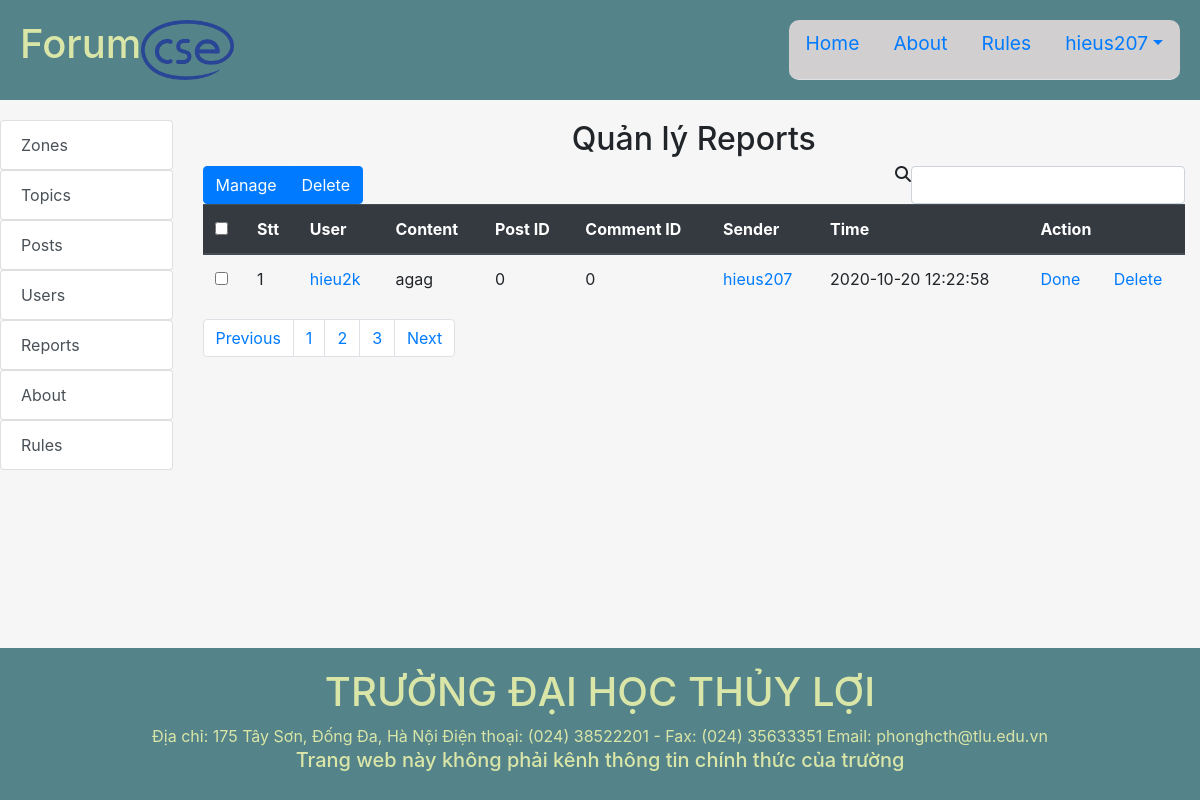
/Forum/index.php?controller=admin&action=reports_index (signed in), run on an earlier commit of the app's database.
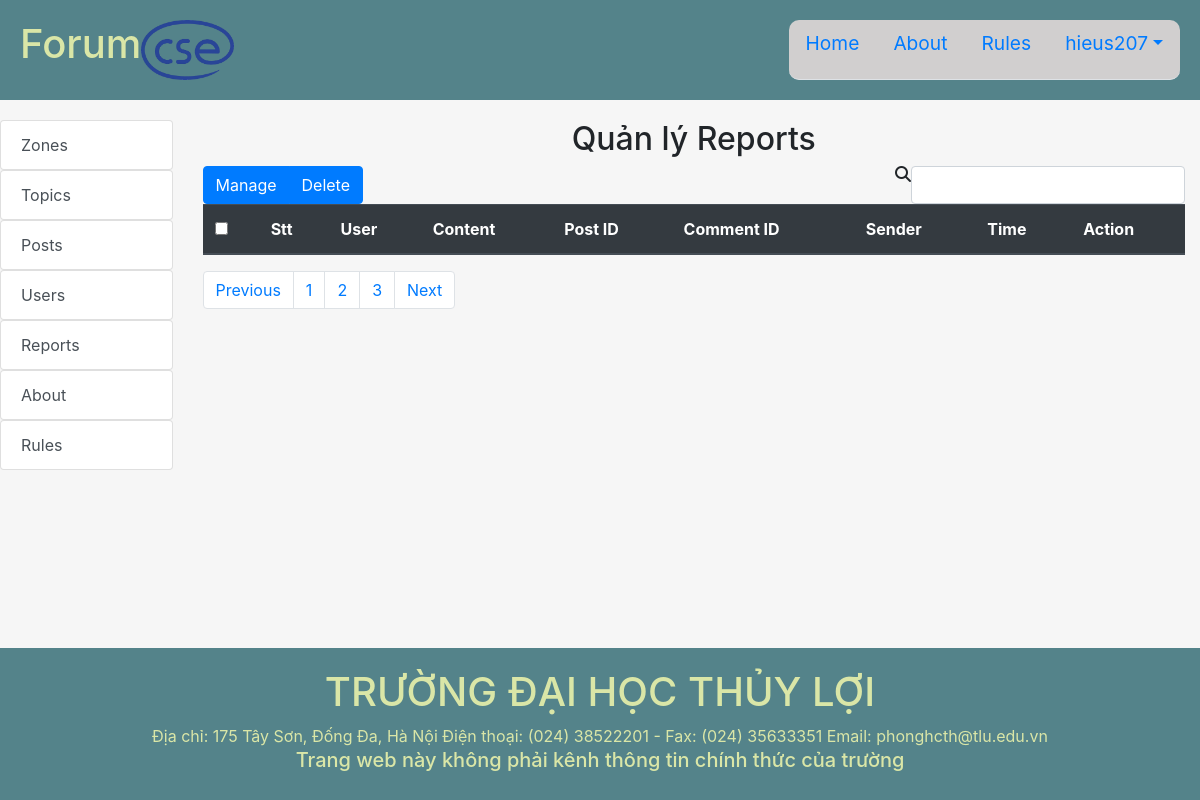
And on a later commit of the database.
### tables this page shows
CREATE TABLE `reports` (
  `rp_id` int(11) NOT NULL,
  `content` varchar(255) NOT NULL,
  `create_at` timestamp NOT NULL DEFAULT current_timestamp(),
  `cm_id` int(11) DEFAULT 0,
  `post_id` int(11) DEFAULT 0,
  `user_id` int(11) DEFAULT 0,
  `us_reported_id` int(11) NOT NULL
);

CREATE TABLE `users` (
  `user_id` int(11) NOT NULL,
  `username` varchar(60) NOT NULL,
  `fullname` varchar(60) NOT NULL,
  `email` varchar(255) NOT NULL,
  `avt` varchar(255) NOT NULL DEFAULT 'none.jpg',
  `password` varchar(255) NOT NULL,
  `code` varchar(255) DEFAULT NULL,
  `create_at` timestamp NOT NULL DEFAULT current_timestamp(),
  `admin` tinyint(4) NOT NULL DEFAULT 0,
  `status` tinyint(4) NOT NULL DEFAULT 0
);

### Forum/controllers/AdminCTL.php (called while the page is built, shortened)
<?php
require_once 'models/UserModel.php';
require_once 'models/ReportModel.php';
require_once 'controllers/ParentCTL.php';
class AdminCTL extends ParentCTL
{
  public function reports_index(){
    global $URL;
    $reportModel = new ReportModel();
    $reports = $reportModel->selectAll();
    $userModel = new UserModel();
    $users = $userModel->selectAll();
    require_once 'views/admin/reports/index.php';
  }
}
?>

### Forum/index.php (called while the page is built, shortened)
<?php
$action = isset($_GET['action']) ? $_GET['action'] : 'index';
$object = new $controller;
$object->$action();
?>

### Forum/path.php (called while the page is built, shortened)
<?php
    $URL="http://localhost:8080/Forum/index.php?controller="
?>

### Forum/models/model.php (called while the page is built, shortened)
<?php
    require_once("path.php");
    function openConnect(){
        $conn=mysqli_connect(HOST,USER,PASS,DB);
        return $conn;
    }
?>

### Forum/models/ReportModel.php (called while the page is built, shortened)
<?php
    require_once("model.php");
    class ReportModel{
        public $connection;
        function ReportModel($content="",$post_id="",$user_id="",$cm_id="",$us_reported_id=""){
            $this->connection=openConnect();
        }
        function selectAll(){
            $sql="SELECT * FROM ". self::TABLE;
            $rs=mysqli_query($this->connection,$sql);
            $result=mysqli_fetch_all($rs,MYSQLI_ASSOC);
            return $result;
        }
    }
?>

### Forum/models/UserModel.php (called while the page is built, shortened)
<?php
    require_once("model.php");
    class UserModel{
        public $connection;
        function UserModel($username='',$fullname='',$email='',$password='',$avt='',$admin='',$status=''){
            $this->connection=openConnect();
        }
        function selectAll($data=[]){
            $sql="SELECT * FROM ". self::TABLE;
            $rs=mysqli_query($this->connection,$sql);
            $result=mysqli_fetch_all($rs,MYSQLI_ASSOC);
            return $result;
        }
    }
?>

### Forum/views/admin/reports/index.php (the view, shortened to what the changed rows need)
<?php include_once("path.php");
global $ROOT_PATH;
global $URL;?>
<?php include($ROOT_PATH."/includes/headerp1.php");?>
<link rel="stylesheet" href="assets/css/admin.css">
<?php include($ROOT_PATH."/includes/headerp2.php");?>
<?php include($ROOT_PATH."/includes/admin_headerp3.php");?>
                <div class="col-md-10">
                    <h2 class="text-center">Quản lý Reports</h2>
                    <div class="list-posted">
                    <form action="<?php echo $URL."admin&action=reports_index";?>" method="post">
                        <table class="table">
                            <thead class="thead-dark">
                                <tr>
                                    <th>
                                    <input type="checkbox" name="" id="">
                                    </th>
                                    <th>Stt</th>
                                    <th>User</th>
                                    <th>Content</th>
                                    <th>Post ID</th>
                                    <th>Comment ID</th>
                                    <th>Sender</th>
                                    <th>Time</th>
                                    <th colspan="4">Action</th>
                                </tr>
                            </thead>
                            <tbody>
                                <?php foreach ($reports as $key=>$report):?>
                                    <?php foreach($users as $user){
                                        if($user['user_id']==$report['user_id']) $user_id=$user;
                                        if($user['user_id']==$report['us_reported_id']) $us_reported_id=$user;
                                    }?>
                                    <tr>
                                        <td scope="row"><input type="checkbox" name="rp_id[]" value="<?php echo $report['rp_id'];?>"></td>
                                        <td><?php echo $key+1;?></td>
                                        <td><a href="<?php echo $URL."users&action=index&u_id=".$user_id['user_id'];?>"><?php echo $user_id['username'];?></a></td>
                                        <td><?php echo $report['content'];?></td>
                                        <td><?php echo $report['post_id'];?></td>
                                        <td><?php echo $report['cm_id'];?></td>
                                        <td><a href="<?php echo $URL."users&action=index&u_id=".$us_reported_id['user_id'];?>"><?php echo $us_reported_id['username'];?></a></td>
                                        <td><?php echo $report['create_at'];?></td>
                                        <td><a href="#">Done</a></td>
                                        <td><a href="<?php echo $URL."admin&action=del_rp&rp_id=".$report['rp_id'];?>" onclick="return confirm('Bạn có chắc muốn xóa báo cáo này?')">Delete</a></td>
                                    </tr>
                                <?php endforeach;?>
                            </tbody>
                        </table>
                    </form>
                    </div>
                </div>
            </div>
        </div>
    </div>
<?php include($ROOT_PATH."/includes/footer.php");?>

What changed in the data, as far as the page shows it:
removed reports: user.username "hieu2k", content "agag", post "0", cm "0", us_reported.username "hieus207", create_at "2020-10-20 12:22:58"
